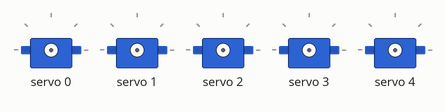
This sketch was run on a simulated Arduino Uno, built with avr-gcc and run on an emulated ATmega328P. On the bench: 5 × servo. What the sketch prints to the serial monitor is not drawn.

Above: at 0.05 s.
At 0.45 s:
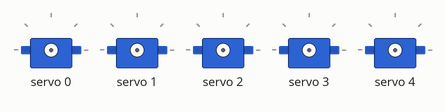
At 0.9 s:
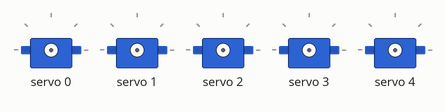
At 1.75 s:
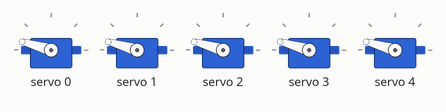
At 2.6 s:
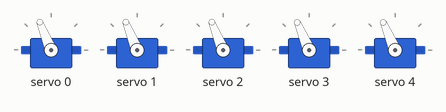
At 3.5 s:
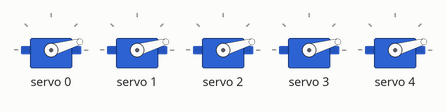
Timing chart, 0 to 8.4 s (numbered marks = the images above):
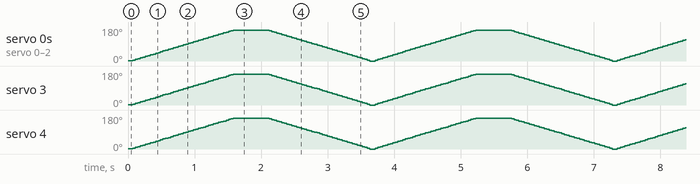

The sketch:

serial_communication.ino
```cpp
#include <Wire.h>
#include <Adafruit_PWMServoDriver.h>

Adafruit_PWMServoDriver servos = Adafruit_PWMServoDriver();

#define SERVOMIN 130
#define SERVOMAX 550

#define SYNNUM 8  // number of synergies

// uint16_t synergies[SYNNUM];

uint16_t readUnsignedInt() {
  uint8_t dataBuffer[2];
  Serial.readBytes(dataBuffer,2);
  return (dataBuffer[0] << 8) | dataBuffer[1];
}

int getPulseLength(int deg) {
  // Convert from degrees to pulse length in ticks
  return map(deg, 0, 180, SERVOMIN, SERVOMAX);
}

void setup() {
  Serial.begin(115200);
  Serial.println("Serial OK");

  servos.begin();
  servos.setPWMFreq(60);

  delay(10);
}

void loop() {
  // for (uint8_t i = 0; i < SYNNUM; i++) {
  //   synergies[i] = readUnsignedInt();
  // }
  // Serial.println(synergies[0]);

  // int servoPos = map(synergies[0],0,1000,0,180);
  // Serial.println(servoPos);
  for (uint16_t pulselen = SERVOMIN; pulselen <= SERVOMAX; pulselen++) {
    for (int i = 0; i < 5; i++) {
      servos.setPWM(i, 0, pulselen);
    }
  }

  delay(500);

  for (uint16_t pulselen = SERVOMAX; pulselen >= SERVOMIN; pulselen--)
    {
      for (int i = 0; i < 5; i++) {
        servos.setPWM(i, 0, pulselen);
    }
  }
}
```
